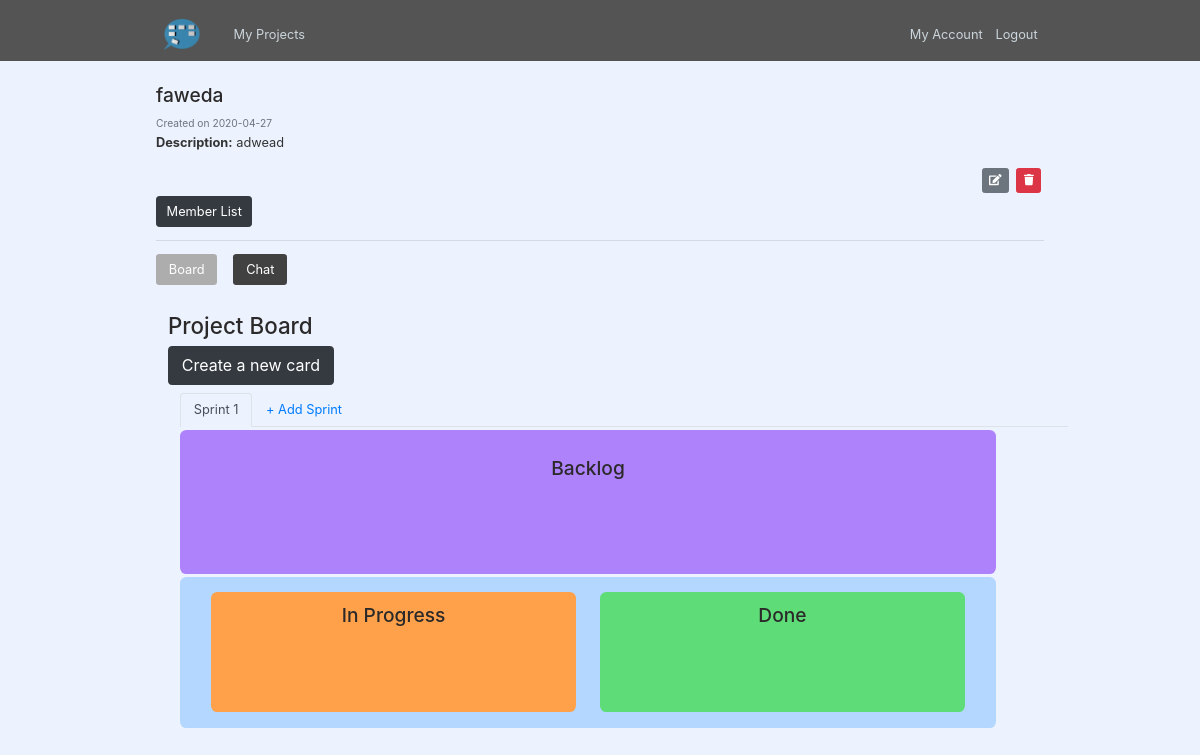
The page /user/Jennifer/myprojects/project/7 (signed in) on the database its author committed.
### app/models.py (models this page shows, shortened)
class Project(db.Model):
    id = db.Column(db.Integer, primary_key=True)
    title = db.Column(db.String(100), nullable=False)
    date_posted = db.Column(db.DateTime, nullable=False, default=datetime.utcnow)
    image_file = db.Column(db.String(20), nullable=False, default='default.jpg')
    description = db.Column(db.Text, nullable=False)
    cards = db.relationship('Card', backref='author', lazy=True)

class Sprint(db.Model):
    id = db.Column(db.Integer, primary_key=True)
    project_id = db.Column(db.Integer, db.ForeignKey('project.id'), nullable=False)
    sprint_num = db.Column(db.Integer, nullable=False, default =1)

### app/routes.py (the view)
@app.route("/user/<string:username>/myprojects/project/<int:project_id>")
@login_required
def project(project_id,username,methods=['GET', 'POST']):
    project = Project.query.get_or_404(project_id)
    members = project.users_in
    if not members:
       abort(403)
    sprints = Sprint.query.filter_by(project_id=project.id).all()
    backlogs = Card.query.filter_by(status = 'backlog', project_id=project_id).all()
    incompletes = Card.query.filter_by(status = 'incomplete', project_id=project_id).all()
    completes = Card.query.filter_by(status = 'complete', project_id=project_id).all()
    usernames = []
    for var in members:
        user= User.query.get(var.id)
        usernames.append(user)
    return render_template('project.html', title=project.title, project=project, backlogs = backlogs, incompletes = incompletes,
     completes = completes, members=members, usernames = usernames,username = current_user.username, rooms = ROOMS, sprints=sprints)

### app/models.py (called while the page is built)
@login_manager.user_loader
def load_user(user_id):
    return User.query.get(int(user_id))

### app/templates/project.html (shortened to what this page needs)
{% extends "layout.html" %}
{% block content %}
<h4 style="padding-top: 25px;"> {{ project.title }} </h4>
<small class = "text-muted"> Created on {{ project.date_posted.strftime('%Y-%m-%d') }}</small>
<div>
    <p> <strong>Description:</strong> {{project.description}} </p>
    <div class="text-right">
        <a class="btn btn-secondary btn-sm m-20" href="{{url_for('update_project', project_id = project.id, username=current_user.username)}}" > <i class="fas fa-edit"></i></a>
        <button type = "button" class="btn btn-danger btn-sm m-1" data-toggle="modal" data-target="#deleteModal"><i class="fas fa-trash"></i></button>
    </div>
</div>
<button type="button" class="btn btn-dark" data-toggle="collapse" data-target="#members">Member List</button>
<hr></hr>
<ul class="nav nav-pills" role="tablist">
    <li class="nav-item">
        <a class="nav-link active" data-toggle="pill" href="#board">Board</a>
    </li>
    <li class="nav-item">
        <a class="nav-link" data-toggle="pill" href="#chat">Chat</a>
    </li>
</ul>
<div class="tab-content">
    <div id="board" class="container tab-pane active"><br>
        <h3>Project Board</h3>
        <a href="{{ url_for('create_card', project_id=project.id, username=current_user.username)}}">
            <button type="button" class="btn btn-dark btn-lg">Create a new card</button>
        </a>
        <div class="container">
            <ul class="nav nav-tabs" role="tablist">
                {% for sprint in sprints %}
                    {% if sprint.sprint_num == 1 %}
                    <li class="nav-item">
                        <a class = "nav-link active" href="#sprint_{{sprint.sprint_num}}" data-toggle="tab">Sprint {{sprint.sprint_num}}</a>
                    </li>
                    {% else %}
                    <li class="nav-item">
                        <a class = "nav-link" href="#sprint_{{sprint.sprint_num}}" data-toggle="tab">Sprint {{sprint.sprint_num}}</a>
                    </li>
                    {% endif %}
                {% endfor %}
                <li class = "nav-item">
                    <a href="#" class="add-contact nav-link">+ Add Sprint</a>
                </li>
            </ul>
            <div class = "lists" for="backlog">
                <div class = "list" for='backlog' id="backlog_1">
                    <h9 style="text-align:center">Backlog</h9>
                </div>
            </div>
            <div class="tab-content">
                <div class="tab-pane active" id="sprint_1">
                    <div class = "lists">
                        <div class = "list" for ='In Progress' id="ip_1">
                            <h4 style="text-align:center">In Progress</h4>
                        </div>
                        <div class = "list" for= "Done" id="done_1">
                            <h4 style="text-align:center">Done</h4>
                        </div>
                    </div>
                </div>
            </div>
        </div>
    </div>
</div>
{% endblock content %}

### app/static/main.css (style rules this page uses)
body { background-color: #ecf3ff; color: #333333; margin-top: 5rem; }
h1, h2, h3, h4, h5, h6 { color: #2b2929; }
h9 { color: #2b2929; font-size: 1.5rem; font-weight: 500; width: 100%; }
.container { margin-top: 10px; width: 95vw; max-width: 100vw; }
.nav-tabs > li { position:relative; }
.nav-tabs > li > a { display:inline-block; }
.nav-tabs .nav-link.active { background-color: #ecf3ff; border-color: #dee2e6 #dee2e6 #ecf3ff; }
.nav-pills .nav-link:not(.active) { background-color: #414141; color: white; }
.nav-pills .nav-link.active { background-color: #adadad; color: white; }
.nav-pills li { margin-right: 20px; }
.lists { display: flex; flex: 1; width: 85vw; }
.lists .list { display: flex; flex-flow: column; flex: 1; width: 40vw; height: 100%; min-height: 150px; align-content: center; background-color: #ae82fa !important; margin: 0 4px; padding: 8px; transition: all 0.2s linear; align-self: center; }
.list[for = 'In Progress'] { background-color: #fea14a !important; border-radius: 8px; padding: 15px 2vw; text-align: center; margin: 4px 15px; }
.list[for = 'Done'] { background-color: #5edc77 !important; border-radius: 8px; padding: 15px 2vw; text-align: center; margin: 4px 15px; }
.list[for = 'backlog'] { display: flex; flex-flow:row wrap; flex: 1; justify-content: center; align-content: flex-start; width: 80vw; height: 100%; min-height: 150px; max-height:400px; background-color: #ae82fa !important; border-radius: 8px; padding: 15px 2vw; text-align: center; margin: 0 0px; }
.lists { background-color: #b3d7ff; border-radius: 8px; padding: 15px 2vw; text-align: center; margin: 4px 0px; align-content: center; margin-bottom: 4vh; }
.lists[for='backlog'] { background-color: #ae82fa !important; border-radius: 8px; padding: 15px 20px; text-align: center; align-content: center; margin: 4px 0px; overflow-y: auto; }

### rows shown on the page
Project: title "faweda", date_posted "2020-04-27", description "adwead"
Sprint: sprint_num "1"
